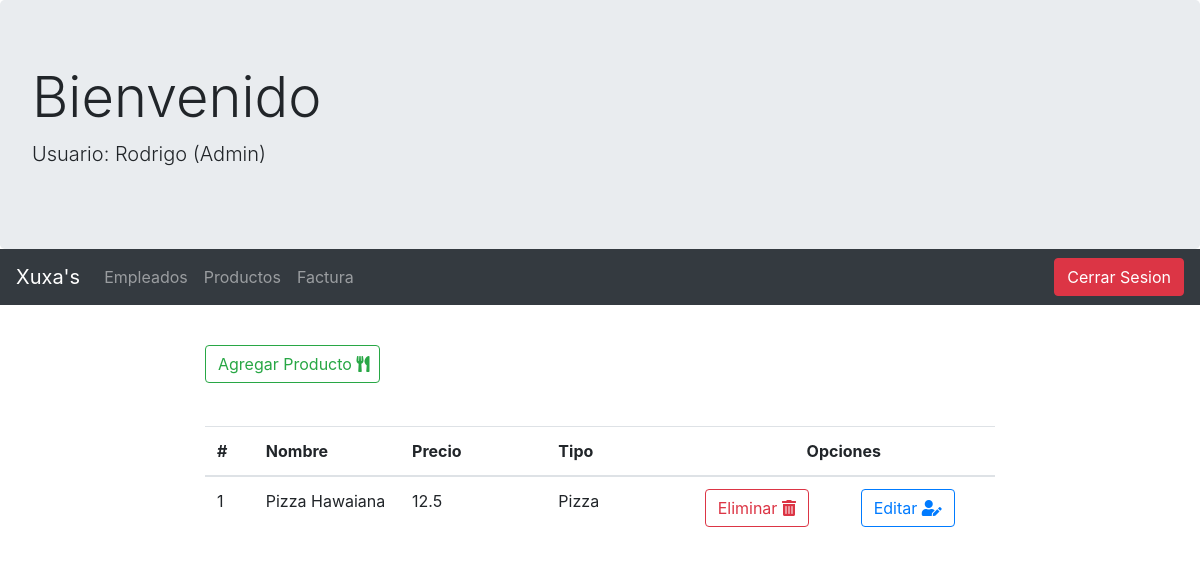
Screenshot of /controlador/productos/Productos_Controlador.php (signed in) with the database file from the repository.
### tables this page shows
CREATE TABLE `producto` (
  `id_producto` int(11) NOT NULL,
  `nombre` varchar(60) NOT NULL,
  `precio` double NOT NULL,
  `tipo` varchar(20) NOT NULL
);

### controlador/productos/Productos_Controlador.php (called while the page is built)
<?php
    	require_once("../../modelo/productos/Productos_Modelo.php");
    	$productos=new Productos_modelo();
        $matrizproductos=$productos->get_productos();
    	require_once("../../vista/productos/Productos_Vista.php");
?>

### modelo/Conectar.php (called while the page is built)
<?php
    class Conectar{
        public static function conexion(){
            try{
                $conexion = new PDO('mysql:host=localhost;dbname=facturacion','root','');
                $conexion->setAttribute(PDO::ATTR_ERRMODE,PDO::ERRMODE_EXCEPTION);
                $conexion->exec('SET character SET utf8');
            }
            catch(Exception $e){
                die("Error ".$e->getMessage());
                echo "Linea del error".$e->getLine();
            }
            return $conexion;
        }
    }
?>

### modelo/productos/Productos_Modelo.php (called while the page is built, shortened)
<?php
        class Productos_modelo{
            private $db;
            private $productos;
            public function __construct(){
                require_once("../../modelo/Conectar.php");
                $this->db=Conectar::conexion();
                $this->productos=array();
            }
            public function get_productos(){
                $consulta=$this->db->query("Select * from producto");
                while($filas=$consulta->fetch(PDO::FETCH_ASSOC)){
                    $this->productos[]=$filas;
                }
                return $this->productos;
            }
        }
?>

### vista/productos/Productos_Vista.php (the view, shortened to what this page needs)
<!doctype html>
<html lang="en">
  <head>
    <link rel="stylesheet" href="https://use.fontawesome.com/releases/v5.0.13/css/all.css">
    <link rel="stylesheet" href="https://maxcdn.bootstrapcdn.com/bootstrap/4.0.0/css/bootstrap.min.css">
  </head>
  <body>
  <?php
      include('../../modelo/navbar.php');
    ?>
    <div class="row" style="margin-top:40px;">
        <div class="col-md-2"></div>
        <div class="col-md-2">
        <a href="../../vista/productos/Producto_agregar.php"><button type="button" class="btn btn-outline-success btn-block">Agregar Producto <i class="fas fa-utensils"></i></button></a>
        </div>
        <div class="col-md-2"></div>
        <div class="col-md-2"></div>
        <div class="col-md-2"></div>
        <div class="col-md-2"></div>
    </div>
    <div class="row">
        <div class="col-md-2"></div>
        <div class="col-md-8">
        </div>
        <div class="col-md-2"></div>
    </div>
    <div class="row">
        <div class="col-md-2"></div>
        <div class="col-md-8">
        </div>
        <div class="col-md-2"></div>
    </div>
    <div class="row">
        <div class="col-md-2"></div>
        <div class="col-md-8">
        </div>
        <div class="col-md-2"></div>
    </div>
    <div class="row" style="margin-top:40px;">
        <div class="col-sm-12 col-md-2"></div>
        <div class="col-sm-12 col-md-8">
            <div class="table-responsive-sm">
                <table class="table table-hover">
                    <thead>
                    <tr>
                        <th>#</th>
                        <th>Nombre</th>
                        <th>Precio</th>
                        <th>Tipo</th>
                        <th class="text-center" colspan="2">Opciones</th>
                    </tr>
                    </thead>
                    <tbody>
                    <?php $cont=0;
    foreach($matrizproductos as $producto):$cont=$cont+1;?>
    <tr>
      <td width="5%"><?php echo $cont;?></td>
      <td width="15%"><?php echo $producto["nombre"]?></td>
      <td width="15%"><?php echo $producto["precio"]?></td>
      <td width="15%"><?php echo $producto["tipo"]?></td>
      <td class="bot" width="15%"><a href="../../modelo/productos/Producto_eliminar.php?id=<?php echo $producto['id_producto']?> "><button type='button' class='btn btn-danger btn-outline-danger' >Eliminar <i class='fas fa-trash-alt'></i></button></a></td><td width="15%"><a href="../../controlador/productos/Producto_editar.php?id=<?php echo $producto['id_producto']?> "><button type='button' class='btn btn-primary btn-outline-primary' >Editar <i class='fas fa-user-edit'></i></button></a></td>
    </tr>
    <?php endforeach;?>
                    </tbody>
                </table>
            </div>
        </div>
        <div class="col-sm-12 col-md-2"></div>
    </div>
  </body>
</html>

### rows the page displays
producto: nombre "Pizza Hawaiana", precio "12.5", tipo "Pizza"

### other values shown
$_SESSION['usuario'] "Rodrigo"
$_SESSION['tipo'] "Admin"
